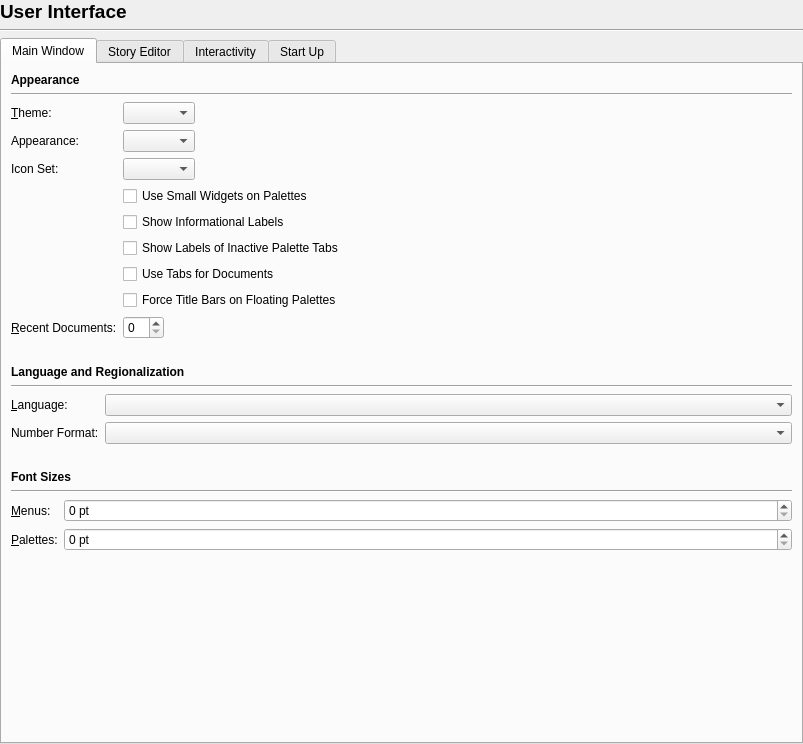
<?xml version="1.0" encoding="UTF-8"?>
<ui version="4.0">
 <class>Prefs_UserInterface</class>
 <widget class="QWidget" name="Prefs_UserInterface">
  <property name="geometry">
   <rect>
    <x>0</x>
    <y>0</y>
    <width>803</width>
    <height>744</height>
   </rect>
  </property>
  <layout class="QVBoxLayout" name="verticalLayout_2">
   <property name="leftMargin">
    <number>0</number>
   </property>
   <property name="topMargin">
    <number>0</number>
   </property>
   <property name="rightMargin">
    <number>0</number>
   </property>
   <property name="bottomMargin">
    <number>0</number>
   </property>
   <item>
    <widget class="QLabel" name="titleLabel">
     <property name="font">
      <font>
       <pointsize>14</pointsize>
       <bold>true</bold>
      </font>
     </property>
     <property name="text">
      <string>User Interface</string>
     </property>
    </widget>
   </item>
   <item>
    <widget class="Line" name="line">
     <property name="orientation">
      <enum>Qt::Orientation::Horizontal</enum>
     </property>
    </widget>
   </item>
   <item>
    <widget class="QTabWidget" name="tabWidget">
     <property name="currentIndex">
      <number>0</number>
     </property>
     <widget class="QWidget" name="tab_3">
      <attribute name="title">
       <string>Main Window</string>
      </attribute>
      <layout class="QVBoxLayout" name="verticalLayout_3">
       <item>
        <widget class="QLabel" name="label">
         <property name="font">
          <font>
           <bold>true</bold>
          </font>
         </property>
         <property name="text">
          <string>Appearance</string>
         </property>
        </widget>
       </item>
       <item>
        <widget class="Line" name="line_3">
         <property name="orientation">
          <enum>Qt::Orientation::Horizontal</enum>
         </property>
        </widget>
       </item>
       <item>
        <layout class="QFormLayout" name="formLayout">
         <property name="fieldGrowthPolicy">
          <enum>QFormLayout::FieldGrowthPolicy::FieldsStayAtSizeHint</enum>
         </property>
         <item row="0" column="0">
          <widget class="QLabel" name="themeLabel">
           <property name="text">
            <string>&amp;Theme:</string>
           </property>
           <property name="buddy">
            <cstring>themeComboBox</cstring>
           </property>
          </widget>
         </item>
         <item row="0" column="1">
          <widget class="QComboBox" name="themeComboBox"/>
         </item>
         <item row="2" column="0">
          <widget class="QLabel" name="label_3">
           <property name="text">
            <string>Icon Set:</string>
           </property>
          </widget>
         </item>
         <item row="2" column="1">
          <widget class="QComboBox" name="iconSetComboBox"/>
         </item>
         <item row="3" column="1">
          <widget class="QCheckBox" name="useSmallWidgetsCheckBox">
           <property name="text">
            <string>Use Small Widgets on Palettes</string>
           </property>
          </widget>
         </item>
         <item row="6" column="1">
          <widget class="QCheckBox" name="useTabsForDocumentsCheckBox">
           <property name="text">
            <string>Use Tabs for Documents</string>
           </property>
          </widget>
         </item>
         <item row="8" column="0">
          <widget class="QLabel" name="recentDocumentsLabel">
           <property name="text">
            <string>&amp;Recent Documents:</string>
           </property>
           <property name="buddy">
            <cstring>recentDocumentsSpinBox</cstring>
           </property>
          </widget>
         </item>
         <item row="8" column="1">
          <widget class="QSpinBox" name="recentDocumentsSpinBox"/>
         </item>
         <item row="4" column="1">
          <widget class="QCheckBox" name="showLabels">
           <property name="text">
            <string>Show Informational Labels</string>
           </property>
          </widget>
         </item>
         <item row="5" column="1">
          <widget class="QCheckBox" name="showLabelsOfInactiveTabs">
           <property name="text">
            <string>Show Labels of Inactive Palette Tabs</string>
           </property>
          </widget>
         </item>
         <item row="7" column="1">
          <widget class="QCheckBox" name="forceFloatingContainerTitleBarCheckBox">
           <property name="text">
            <string>Force Title Bars on Floating Palettes</string>
           </property>
          </widget>
         </item>
         <item row="1" column="0">
          <widget class="QLabel" name="themePaletteLabel">
           <property name="text">
            <string>Appearance:</string>
           </property>
          </widget>
         </item>
         <item row="1" column="1">
          <widget class="QComboBox" name="themePaletteComboBox"/>
         </item>
        </layout>
       </item>
       <item>
        <spacer name="verticalSpacer_6">
         <property name="orientation">
          <enum>Qt::Orientation::Vertical</enum>
         </property>
         <property name="sizeType">
          <enum>QSizePolicy::Policy::Fixed</enum>
         </property>
         <property name="sizeHint" stdset="0">
          <size>
           <width>20</width>
           <height>20</height>
          </size>
         </property>
        </spacer>
       </item>
       <item>
        <widget class="QLabel" name="label_4">
         <property name="font">
          <font>
           <bold>true</bold>
          </font>
         </property>
         <property name="text">
          <string>Language and Regionalization</string>
         </property>
        </widget>
       </item>
       <item>
        <widget class="Line" name="line_4">
         <property name="orientation">
          <enum>Qt::Orientation::Horizontal</enum>
         </property>
        </widget>
       </item>
       <item>
        <layout class="QFormLayout" name="formLayout_6">
         <item row="0" column="0">
          <widget class="QLabel" name="languageLabel">
           <property name="text">
            <string>&amp;Language:</string>
           </property>
           <property name="buddy">
            <cstring>languageComboBox</cstring>
           </property>
          </widget>
         </item>
         <item row="0" column="1">
          <widget class="QComboBox" name="languageComboBox"/>
         </item>
         <item row="1" column="0">
          <widget class="QLabel" name="numberFormatLabel">
           <property name="text">
            <string>Number Format:</string>
           </property>
           <property name="buddy">
            <cstring>numberFormatComboBox</cstring>
           </property>
          </widget>
         </item>
         <item row="1" column="1">
          <widget class="QComboBox" name="numberFormatComboBox"/>
         </item>
        </layout>
       </item>
       <item>
        <spacer name="verticalSpacer_4">
         <property name="orientation">
          <enum>Qt::Orientation::Vertical</enum>
         </property>
         <property name="sizeType">
          <enum>QSizePolicy::Policy::Fixed</enum>
         </property>
         <property name="sizeHint" stdset="0">
          <size>
           <width>20</width>
           <height>20</height>
          </size>
         </property>
        </spacer>
       </item>
       <item>
        <widget class="QLabel" name="label_2">
         <property name="font">
          <font>
           <bold>true</bold>
          </font>
         </property>
         <property name="text">
          <string>Font Sizes</string>
         </property>
        </widget>
       </item>
       <item>
        <widget class="Line" name="line_2">
         <property name="orientation">
          <enum>Qt::Orientation::Horizontal</enum>
         </property>
        </widget>
       </item>
       <item>
        <layout class="QFormLayout" name="formLayout_2">
         <item row="0" column="0">
          <widget class="QLabel" name="fontSizeMenusLabel">
           <property name="text">
            <string>&amp;Menus:</string>
           </property>
           <property name="buddy">
            <cstring>fontSizeMenuSpinBox</cstring>
           </property>
          </widget>
         </item>
         <item row="0" column="1">
          <widget class="QSpinBox" name="fontSizeMenuSpinBox">
           <property name="suffix">
            <string> pt</string>
           </property>
          </widget>
         </item>
         <item row="1" column="0">
          <widget class="QLabel" name="fontSizePalettesLabel">
           <property name="text">
            <string>&amp;Palettes:</string>
           </property>
           <property name="buddy">
            <cstring>fontSizePaletteSpinBox</cstring>
           </property>
          </widget>
         </item>
         <item row="1" column="1">
          <widget class="QSpinBox" name="fontSizePaletteSpinBox">
           <property name="suffix">
            <string> pt</string>
           </property>
          </widget>
         </item>
        </layout>
       </item>
       <item>
        <spacer name="verticalSpacer_3">
         <property name="orientation">
          <enum>Qt::Orientation::Vertical</enum>
         </property>
         <property name="sizeHint" stdset="0">
          <size>
           <width>20</width>
           <height>40</height>
          </size>
         </property>
        </spacer>
       </item>
      </layout>
     </widget>
     <widget class="QWidget" name="tab_4">
      <attribute name="title">
       <string>Story Editor</string>
      </attribute>
      <layout class="QVBoxLayout" name="verticalLayout_5">
       <item>
        <layout class="QFormLayout" name="formLayout_3">
         <property name="fieldGrowthPolicy">
          <enum>QFormLayout::FieldGrowthPolicy::FieldsStayAtSizeHint</enum>
         </property>
         <item row="0" column="0">
          <widget class="QLabel" name="storyEditorFontLabel">
           <property name="text">
            <string>Font:</string>
           </property>
          </widget>
         </item>
         <item row="0" column="1">
          <widget class="QPushButton" name="storyEditorFontPushButton">
           <property name="text">
            <string/>
           </property>
          </widget>
         </item>
         <item row="1" column="1">
          <widget class="QCheckBox" name="storyEditorUseSmartSelectionCheckBox">
           <property name="text">
            <string>Use Smart Text Selection</string>
           </property>
          </widget>
         </item>
        </layout>
       </item>
       <item>
        <spacer name="verticalSpacer_5">
         <property name="orientation">
          <enum>Qt::Orientation::Vertical</enum>
         </property>
         <property name="sizeHint" stdset="0">
          <size>
           <width>20</width>
           <height>251</height>
          </size>
         </property>
        </spacer>
       </item>
      </layout>
     </widget>
     <widget class="QWidget" name="tab">
      <attribute name="title">
       <string>Interactivity</string>
      </attribute>
      <layout class="QVBoxLayout" name="verticalLayout_4">
       <item>
        <layout class="QFormLayout" name="formLayout_4">
         <property name="fieldGrowthPolicy">
          <enum>QFormLayout::FieldGrowthPolicy::FieldsStayAtSizeHint</enum>
         </property>
         <item row="0" column="0">
          <widget class="QLabel" name="resizeMoveDelayLabel">
           <property name="text">
            <string>Time before resize or move starts:</string>
           </property>
           <property name="buddy">
            <cstring>resizeMoveDelaySpinBox</cstring>
           </property>
          </widget>
         </item>
         <item row="0" column="1">
          <widget class="QSpinBox" name="resizeMoveDelaySpinBox">
           <property name="suffix">
            <string> ms</string>
           </property>
           <property name="maximum">
            <number>9999</number>
           </property>
          </widget>
         </item>
         <item row="1" column="0">
          <widget class="QLabel" name="wheelJumpLabel">
           <property name="text">
            <string>&amp;Wheel Jump:</string>
           </property>
           <property name="buddy">
            <cstring>wheelJumpSpinBox</cstring>
           </property>
          </widget>
         </item>
         <item row="1" column="1">
          <widget class="QSpinBox" name="wheelJumpSpinBox">
           <property name="suffix">
            <string> lines</string>
           </property>
          </widget>
         </item>
        </layout>
       </item>
       <item>
        <spacer name="verticalSpacer_2">
         <property name="orientation">
          <enum>Qt::Orientation::Vertical</enum>
         </property>
         <property name="sizeHint" stdset="0">
          <size>
           <width>20</width>
           <height>266</height>
          </size>
         </property>
        </spacer>
       </item>
      </layout>
     </widget>
     <widget class="QWidget" name="tab_5">
      <attribute name="title">
       <string>Start Up</string>
      </attribute>
      <layout class="QVBoxLayout" name="verticalLayout">
       <item>
        <layout class="QFormLayout" name="formLayout_5">
         <item row="2" column="1">
          <widget class="QCheckBox" name="showStartupDialogCheckBox">
           <property name="text">
            <string>Show Startup Dialog</string>
           </property>
          </widget>
         </item>
         <item row="1" column="1">
          <widget class="QCheckBox" name="showSplashCheckBox">
           <property name="text">
            <string>Show Splashscreen</string>
           </property>
          </widget>
         </item>
        </layout>
       </item>
       <item>
        <spacer name="verticalSpacer">
         <property name="orientation">
          <enum>Qt::Orientation::Vertical</enum>
         </property>
         <property name="sizeHint" stdset="0">
          <size>
           <width>20</width>
           <height>296</height>
          </size>
         </property>
        </spacer>
       </item>
      </layout>
     </widget>
    </widget>
   </item>
  </layout>
 </widget>
 <tabstops>
  <tabstop>tabWidget</tabstop>
  <tabstop>themeComboBox</tabstop>
  <tabstop>iconSetComboBox</tabstop>
  <tabstop>useSmallWidgetsCheckBox</tabstop>
  <tabstop>showLabels</tabstop>
  <tabstop>showLabelsOfInactiveTabs</tabstop>
  <tabstop>useTabsForDocumentsCheckBox</tabstop>
  <tabstop>recentDocumentsSpinBox</tabstop>
  <tabstop>languageComboBox</tabstop>
  <tabstop>numberFormatComboBox</tabstop>
  <tabstop>fontSizeMenuSpinBox</tabstop>
  <tabstop>fontSizePaletteSpinBox</tabstop>
  <tabstop>wheelJumpSpinBox</tabstop>
  <tabstop>showSplashCheckBox</tabstop>
  <tabstop>showStartupDialogCheckBox</tabstop>
  <tabstop>storyEditorUseSmartSelectionCheckBox</tabstop>
  <tabstop>resizeMoveDelaySpinBox</tabstop>
  <tabstop>storyEditorFontPushButton</tabstop>
 </tabstops>
 <resources/>
 <connections/>
</ui>
